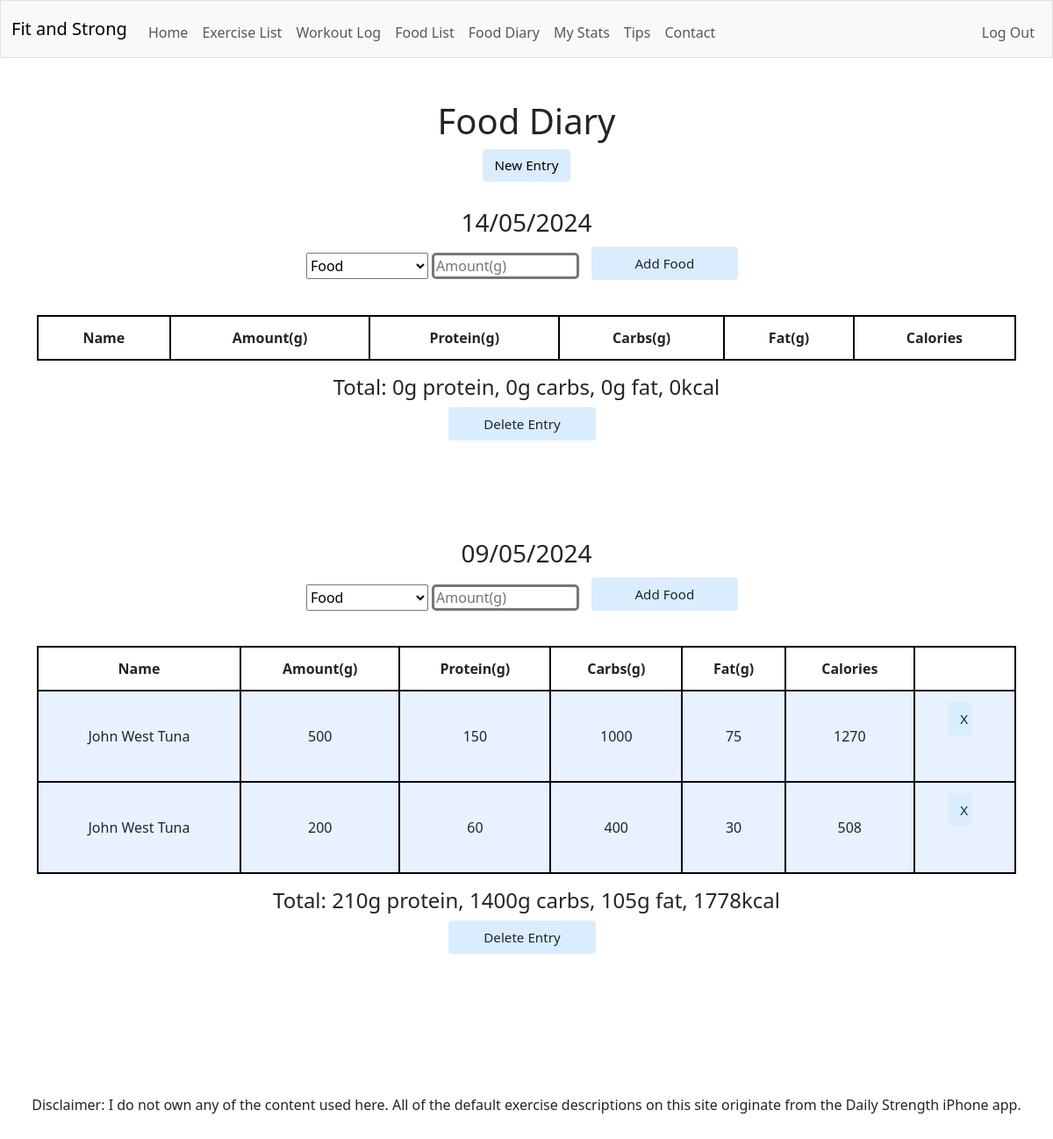
/fooddiary (signed in), run on the app's committed database.
### tables this page shows
CREATE TABLE "food_logs" (
  "id" INTEGER,
  "date" TEXT NOT NULL,
  "user_id" TEXT NOT NULL,
  PRIMARY KEY("id")
);

CREATE TABLE "food_instances" (
  "id" INTEGER,
  "food_id" INTEGER,
  "food_log_id" INTEGER,
  "food_name" TEXT NOT NULL,
  "amount_grams" INTEGER,
  "protein_grams" INTEGER,
  "carbs_grams" INTEGER,
  "fat_grams" INTEGER,
  "calories" INTEGER,
  PRIMARY KEY("id"),
  FOREIGN KEY("food_id") REFERENCES "foods"("id") ON DELETE CASCADE,
  FOREIGN KEY("food_log_id") REFERENCES "food_logs"("id") ON DELETE CASCADE
);

### app.py (the view)
@app.route("/fooddiary", methods=["GET", "POST"])
@login_required
def fooddiary():
  if request.method == "POST":
    db.execute(
      """INSERT INTO "food_logs" ("date", "user_id")
      VALUES (?, ?)""",
      date.today().strftime("%d/%m/%Y"), session["user_id"]
    )
    return redirect("/fooddiary")
  else:
    foods = db.execute("SELECT * FROM foods;")
    foodlogs = db.execute("SELECT * FROM food_logs WHERE user_id = ? ORDER BY date DESC;", session["user_id"])
    foodinstances = db.execute("SELECT * FROM food_instances;")
    return render_template("fooddiary.html", foodlogs=foodlogs, foods=foods, foodinstances=foodinstances)

### app.py (called while the page is built)
def login_required(f):
    @wraps(f)
    def decorated_function(*args, **kwargs):
        if session.get("user_id") is None:
            return redirect("/login")
        return f(*args, **kwargs)
    return decorated_function

### templates/fooddiary.html (shortened to what this page needs)
{% extends "layout.html" %}
{% block main %}
  <h1>Food Diary</h1>
  <form action="/fooddiary" method="post">
    <button type="submit">New Entry</button>
  </form>
    {% for foodlog in foodlogs %}
      <h3>{{ foodlog.date }}</h3>
      <form action="/addfood/{{ foodlog.id }}" method="post">
        <select name="food-name">
          <option disabled selected value="">Food</option>
          </select>
        <input autocomplete="off" name="amount" placeholder="Amount(g)" type="number">
        <input class="btn" type="submit" name="add" value="Add Food">
      </form>
      {% set ns = namespace(totalcalories = 0, totalprotein = 0, totalcarbs = 0, totalfat = 0) %}
      <table>
        <thead>
            <tr>
                <th>Name</th>
                <th>Amount(g)</th>
                <th>Protein(g)</th>
                <th>Carbs(g)</th>
                <th>Fat(g)</th>
                <th>Calories</th>
            </tr>
        </thead>
        <tbody>
          {% for instance in foodinstances %}
          {% if instance.food_log_id == foodlog.id %}
          <tr>
            <td>{{ instance.food_name }}</td>
            <td>{{ instance.amount_grams }}</td>
            <td>{{ instance.protein_grams }}</td>
            <td>{{ instance.carbs_grams }}</td>
            <td>{{ instance.fat_grams }}</td>
            <td>{{ instance.calories }}</td>
            <td>
              <form action="/deletefoodinstance/{{ instance.id }}" method="post">
              <input class="btn" type="submit" name="delete" value="X">
              </form>
            </td>
          </tr>
          {% set ns.totalcalories = ns.totalcalories + instance.calories %}
          {% set ns.totalprotein = ns.totalprotein + instance.protein_grams %}
          {% set ns.totalcarbs = ns.totalcarbs + instance.carbs_grams %}
          {% set ns.totalfat = ns.totalfat + instance.fat_grams %}
          {% endif %}
        </tbody>
        {% endfor %}
      </table>
      <h4>Total: {{ ns.totalprotein }}g protein, {{ ns.totalcarbs }}g carbs, {{ ns.totalfat }}g fat, {{ ns.totalcalories }}kcal</h4>
    <form action="/deletefoodlog/{{ foodlog.id }}" method="post">
      <input class="btn" type="submit" name="delete" value="Delete Entry">
    </form>
    <br><br><br>
    {% endfor %}
{% endblock %}

### templates/layout.html (shortened to what this page needs)
<!DOCTYPE html>
<html lang="en">
    <head>
        <link href="https://cdn.jsdelivr.net/npm/bootstrap@5.3.2/dist/css/bootstrap.min.css" rel="stylesheet">
        <link href="../static/style.css" rel="stylesheet">
    </head>
    <body>
        <nav class="bg-light border navbar navbar-expand-md navbar-light">
            <div class="container-fluid">
                <a class="navbar-brand" href="/">Fit and Strong</a>
                <div class="collapse navbar-collapse" id="navbar">
                    {% if session["user_id"] %}
                        <ul class="navbar-nav me-auto mt-2">
                            <li class="nav-item"><a class="nav-link" href="/">Home</a></li>
                            <li class="nav-item"><a class="nav-link" href="/exerciselist">Exercise List</a></li>
                            <li class="nav-item"><a class="nav-link" href="/workoutlog">Workout Log</a></li>
                            <li class="nav-item"><a class="nav-link" href="/foodlist">Food List</a></li>
                            <li class="nav-item"><a class="nav-link" href="/fooddiary">Food Diary</a></li>
                            <li class="nav-item"><a class="nav-link" href="/mystats">My Stats</a></li>
                            <li class="nav-item"><a class="nav-link" href="/tips">Tips</a></li>
                            <li class="nav-item"><a class="nav-link" href="/contact">Contact</a></li>
                        </ul>
                        <ul class="navbar-nav ms-auto mt-2">
                            <li class="nav-item"><a class="nav-link" href="/logout">Log Out</a></li>
                        </ul>
                    {% else %}
                        <ul class="navbar-nav ms-auto mt-2">
                            <li class="nav-item"><a class="nav-link" href="/register">Register</a></li>
                            <li class="nav-item"><a class="nav-link" href="/login">Log In</a></li>
                        </ul>
                    {% endif %}
                </div>
            </div>
        </nav>
      <main class="container py-5 text-center">
          {% block main %}{% endblock %}
      </main>
      <footer class="mb-5">
        <p>Disclaimer: I do not own any of the content used here. All of the default exercise descriptions on this site originate from the Daily Strength iPhone app.</p>
      </footer>
    </body>
</html>

### static/style.css (style rules this page uses)
table { border: 2px solid black; margin-top: 30px; margin-bottom: 30px; min-width: 70%; margin-left: auto; margin-right: auto; }
thead { border: 2px solid black; }
tbody { border: 2px solid black; }
th { border: 2px solid black; }
tr { border: 2px solid black; }
td { border: 2px solid black; }
button { margin-top: 0px; }
footer { text-align: center; }
button, input[type="submit"] { background-color: #d9edff; border: 1px solid transparent; border-radius: 0.25rem; font-size: 0.95rem; font-weight: 400; line-height: 1.5; padding: 0.375rem 0.75rem; text-align: center; transition: color 0.15s ease-in-out, background-color 0.15s ease-in-out, border-color 0.15s ease-in-out, box-shadow 0.15s ease-in-out; vertical-align: middle; }
form { margin-bottom: 30px; margin-left: 0px; }
table { background-color: transparent; margin-bottom: 1rem; width: 100%; }
table th, table td { padding: 0.75rem; vertical-align: middle; }
tbody tr:nth-of-type(odd) { background-color: rgb(179, 208, 255, 0.3) }
input { width: 15%; height: 30px; margin-right: 10px; border-radius: 5px; border-style: solid; border-width: 3px; border-color: none; margin-bottom: 10px; }
input.btn { height: 38px; }
select { height: 30px; margin-top: 10px; }

### data on the page
food_logs: date "14/05/2024", totalprotein "0", totalcarbs "0", totalfat "0", totalcalories "0"
food_logs: date "09/05/2024", totalprotein "210", totalcarbs "1400", totalfat "105", totalcalories "1778"
food_instances: food_name "John West Tuna", amount_grams "500", protein_grams "150", carbs_grams "1000", fat_grams "75", calories "1270"
food_instances: food_name "John West Tuna", amount_grams "200", protein_grams "60", carbs_grams "400", fat_grams "30", calories "508"
